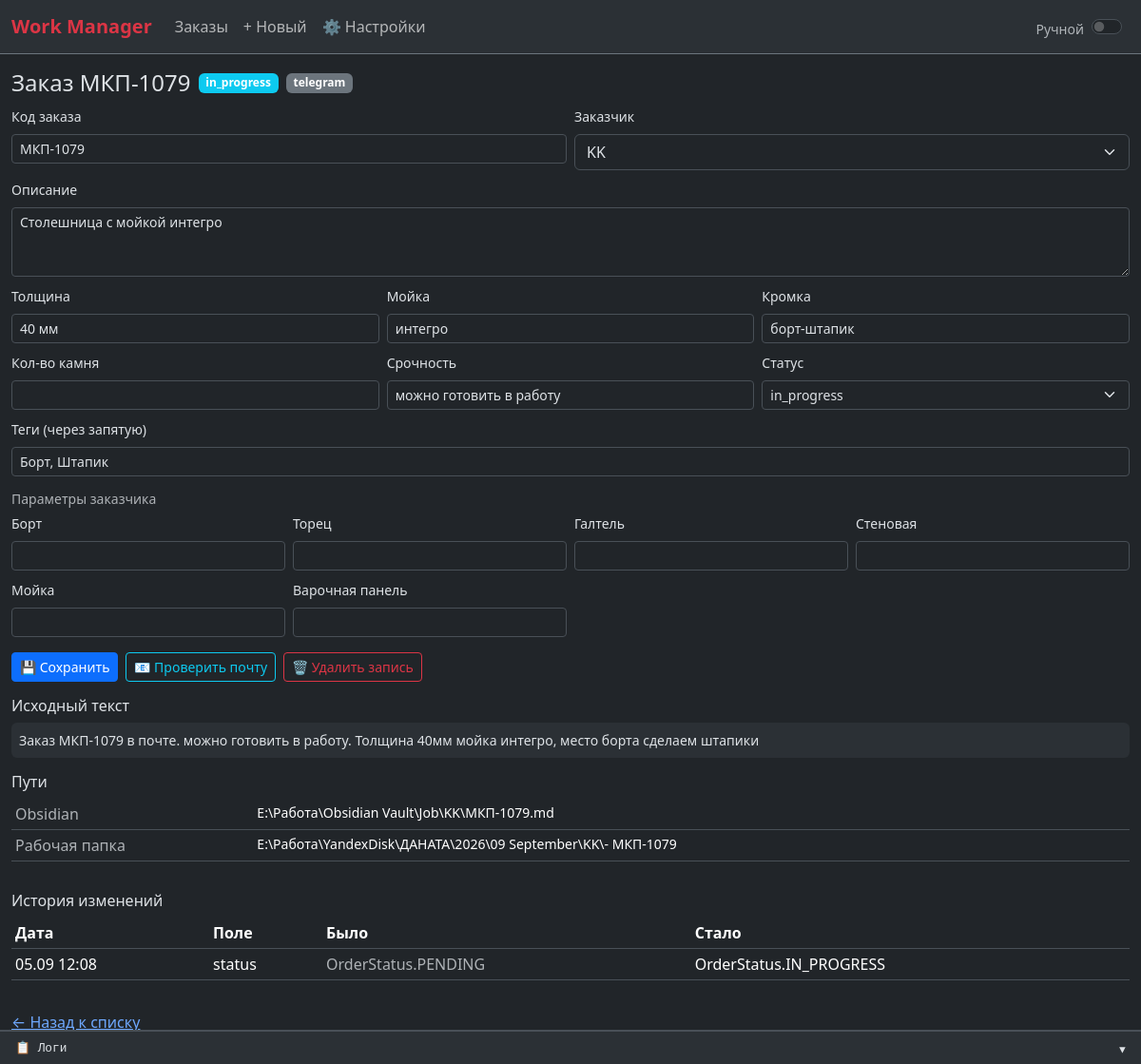
The app's page /order/36 with its own data.
### tables this page shows
CREATE TABLE orders (
    id INTEGER PRIMARY KEY AUTOINCREMENT,
    order_code TEXT NOT NULL,
    owner TEXT NOT NULL,
    description TEXT NOT NULL DEFAULT '',
    status TEXT NOT NULL DEFAULT 'pending',
    source TEXT NOT NULL DEFAULT 'manual',
    raw_text TEXT NOT NULL DEFAULT '',
    thickness TEXT,
    sink_type TEXT,
    edge_type TEXT,
    stone_amount TEXT,
    urgency TEXT,
    email_reference INTEGER NOT NULL DEFAULT 0,
    tags TEXT NOT NULL DEFAULT '[]',
    obsidian_path TEXT,
    attachment_dir TEXT,
    created_at TEXT NOT NULL,
    updated_at TEXT NOT NULL
, folder_name TEXT, yougile_task_id TEXT, custom_fields TEXT);

CREATE TABLE history (
    id INTEGER PRIMARY KEY AUTOINCREMENT,
    order_id INTEGER NOT NULL,
    field TEXT NOT NULL,
    old_value TEXT,
    new_value TEXT,
    changed_at TEXT NOT NULL,
    FOREIGN KEY (order_id) REFERENCES orders(id)
);

### app/web/routes.py (the view)
@app.get("/order/{order_id}", response_class=HTMLResponse)
async def page_order_detail(order_id: int, request: Request):
    order = await get_order(order_id)
    if not order:
        return HTMLResponse("<h1>Заказ не найден</h1>", status_code=404)
    history = await get_history(order_id)
    return _render("order_detail.html", order=order, history=history)

### app/log_stream.py (called while the page is built)
    def emit(self, record: logging.LogRecord) -> None:
        try:
            ts = datetime.fromtimestamp(record.created, tz=_MSK).strftime("%H:%M:%S")
            entry = {
                "time": ts,
                "level": record.levelname,
                "logger": record.name,
                "message": self.format(record),
            }
            _log_buffer.append(entry)
            data = json.dumps(entry, ensure_ascii=False)
            dead = set()
            for q in _subscribers:
                try:
                    q.put_nowait(data)
                except asyncio.QueueFull:
                    dead.add(q)
            for q in dead:
                _subscribers.discard(q)
        except Exception:
            pass

### app/web/templates/order_detail.html (shortened to what this page needs)
{% extends "base.html" %}
{% block content %}
<div class="mb-3">
    <div class="d-flex flex-wrap align-items-center gap-2 mb-2">
        <h1 class="h4 mb-0">Заказ {{ order.order_code }}</h1>
        <span class="badge {{ 'bg-warning text-dark' if order.status.value == 'pending' else 'bg-info' if order.status.value == 'in_progress' else 'bg-success' if order.status.value == 'ready' else 'bg-primary' if order.status.value == 'done' else 'bg-secondary' }}">{{ order.status.value }}</span>
        <span class="badge bg-secondary">{{ order.source.value }}</span>
    </div>
    <form id="editForm">
        <div class="row g-2 mb-2">
            <div class="col-sm-6">
                <label class="form-label small">Код заказа</label>
                <input type="text" id="order_code" value="{{ order.order_code }}" class="form-control form-control-sm">
            </div>
            <div class="col-sm-6">
                <label class="form-label small">Заказчик</label>
                <select id="owner" class="form-select form-control-sm">
                    <option value="{{ order.owner }}" selected>{{ order.owner }}</option>
                </select>
            </div>
        </div>
        <div class="mb-2">
            <label class="form-label small">Описание</label>
            <textarea id="description" rows="3" class="form-control form-control-sm">{{ order.description }}</textarea>
        </div>
        <div class="row g-2 mb-2">
            <div class="col-6 col-sm-4">
                <label class="form-label small">Толщина</label>
                <input type="text" id="thickness" value="{{ order.thickness or '' }}" class="form-control form-control-sm">
            </div>
            <div class="col-6 col-sm-4">
                <label class="form-label small">Мойка</label>
                <input type="text" id="sink_type" value="{{ order.sink_type or '' }}" class="form-control form-control-sm">
            </div>
            <div class="col-12 col-sm-4">
                <label class="form-label small">Кромка</label>
                <input type="text" id="edge_type" value="{{ order.edge_type or '' }}" class="form-control form-control-sm">
            </div>
        </div>
        <div class="row g-2 mb-2">
            <div class="col-6 col-sm-4">
                <label class="form-label small">Кол-во камня</label>
                <input type="text" id="stone_amount" value="{{ order.stone_amount or '' }}" class="form-control form-control-sm">
            </div>
            <div class="col-6 col-sm-4">
                <label class="form-label small">Срочность</label>
                <input type="text" id="urgency" value="{{ order.urgency or '' }}" class="form-control form-control-sm">
            </div>
            <div class="col-12 col-sm-4">
                <label class="form-label small">Статус</label>
                <select id="status" class="form-select form-select-sm">
                    {% for s in ['pending', 'in_progress', 'ready', 'urgent', 'done', 'archived'] %}
                    <option value="{{ s }}" {% if s == order.status.value %}selected{% endif %}>{{ s }}</option>
                    {% endfor %}
                </select>
            </div>
        </div>
        <div class="mb-3">
            <label class="form-label small">Теги (через запятую)</label>
            <input type="text" id="tags" value="{{ order.tags | join(', ') }}" class="form-control form-control-sm">
        </div>
        <div id="custom-fields-section" class="mb-3" style="display:none">
            <h6 class="small text-body-secondary mb-1">Параметры заказчика</h6>
            <div id="custom-fields-container" class="row g-2"></div>
        </div>
        <div class="d-flex flex-wrap gap-2">
            <button type="button" class="btn btn-primary btn-sm" onclick="saveOrder()">💾 Сохранить</button>
            <button type="button" class="btn btn-outline-info btn-sm" onclick="checkEmail()">📧 Проверить почту</button>
            <button type="button" class="btn btn-outline-danger btn-sm" onclick="deleteOrderRecord()">🗑 Удалить запись</button>
        </div>
    </form>
    <div class="mt-3">
        <h3 class="h6">Исходный текст</h3>
        <div class="bg-body-tertiary p-2 rounded small">{{ order.raw_text }}</div>
    </div>
    {% if order.obsidian_path or order.attachment_dir %}
    <div class="mt-3">
        <h3 class="h6">Пути</h3>
        <div class="table-responsive">
            <table class="table table-sm">
                {% if order.obsidian_path %}<tr><td class="text-body-secondary">Obsidian</td><td class="small">{{ order.obsidian_path }}</td></tr>{% endif %}
                {% if order.attachment_dir %}<tr><td class="text-body-secondary">Рабочая папка</td><td class="small">{{ order.attachment_dir }}</td></tr>{% endif %}
            </table>
        </div>
    </div>
    {% endif %}
    {% if history %}
    <div class="mt-3">
        <h3 class="h6">История изменений</h3>
        <div class="table-responsive">
            <table class="table table-sm">
                <thead><tr><th>Дата</th><th>Поле</th><th>Было</th><th>Стало</th></tr></thead>
                <tbody>
                {% for h in history %}
                    <tr>
                        <td class="text-nowrap">{{ h.changed_at.strftime('%d.%m %H:%M') }}</td>
                        <td>{{ h.field }}</td>
                        <td class="text-body-secondary">{{ h.old_value or '—' }}</td>
                        <td>{{ h.new_value or '—' }}</td>
                    </tr>
                {% endfor %}
                </tbody>
            </table>
        </div>
    </div>
    {% endif %}
    <div class="mt-3"><a href="/">← Назад к списку</a></div>
</div>
{% endblock %}

### records on screen
orders: order_code "МКП-1079", status.value "in_progress", source.value "telegram", description "Столешница с мойкой интегро", thickness "40 мм", sink_type "интегро", edge_type "борт-штапик", urgency "можно готовить в работу", status "in_progress", raw_text "Заказ МКП-1079 в почте. можно готовить в работу. Толщина 40мм мойка интегро, место борта сделаем штапики", obsidian_path "E:\\Работа\\Obsidian Vault\\Job\\KK\\МКП-1079.md", attachment_dir "E:\\Работа\\YandexDisk\\ДАНАТА\\2026\\09 September\\KK\\- МКП-1079"
history: changed_at "05.09 12:08", field "status", old_value "OrderStatus.PENDING", new_value "OrderStatus.IN_PROGRESS"
